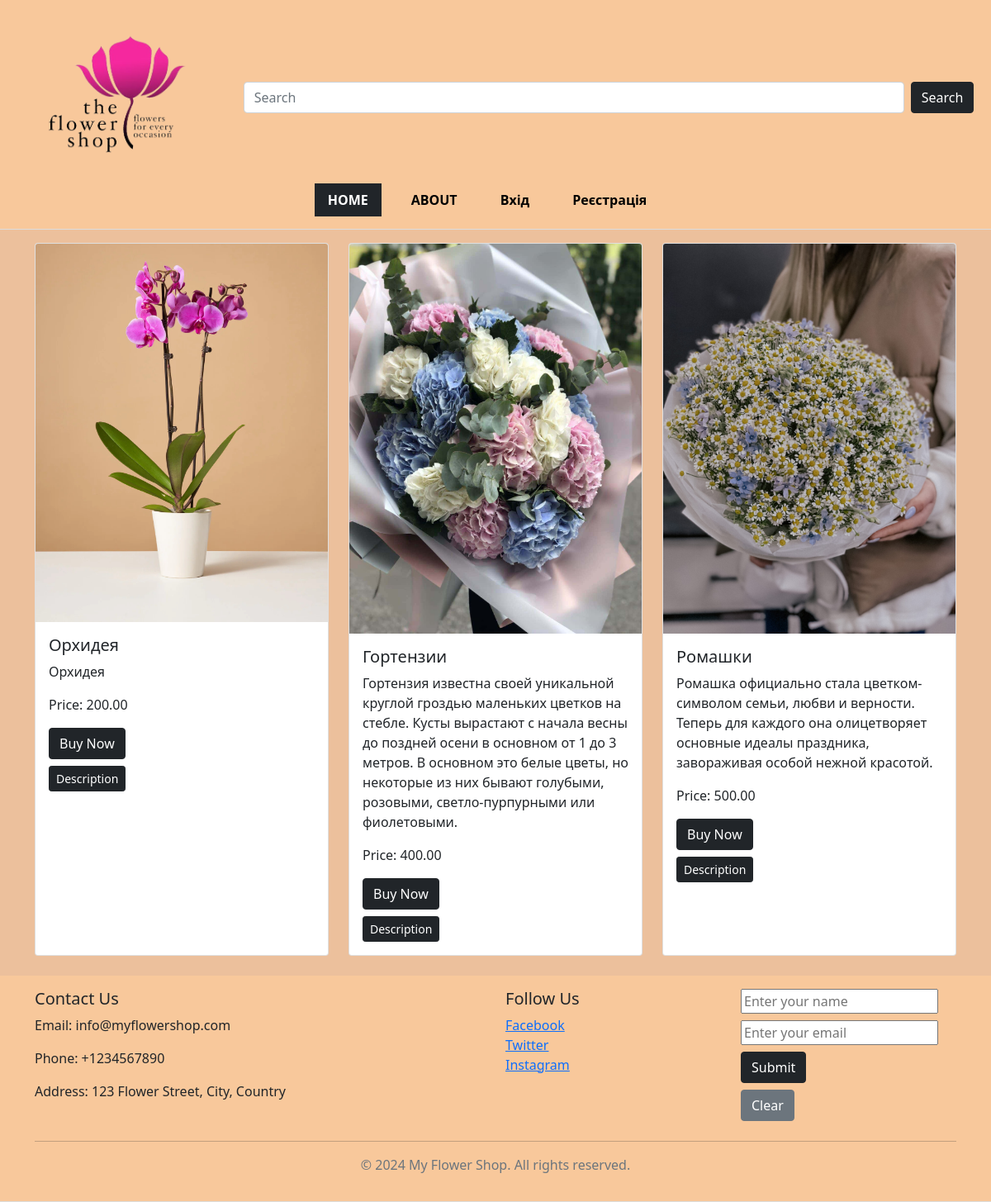
The app's page /, older data.
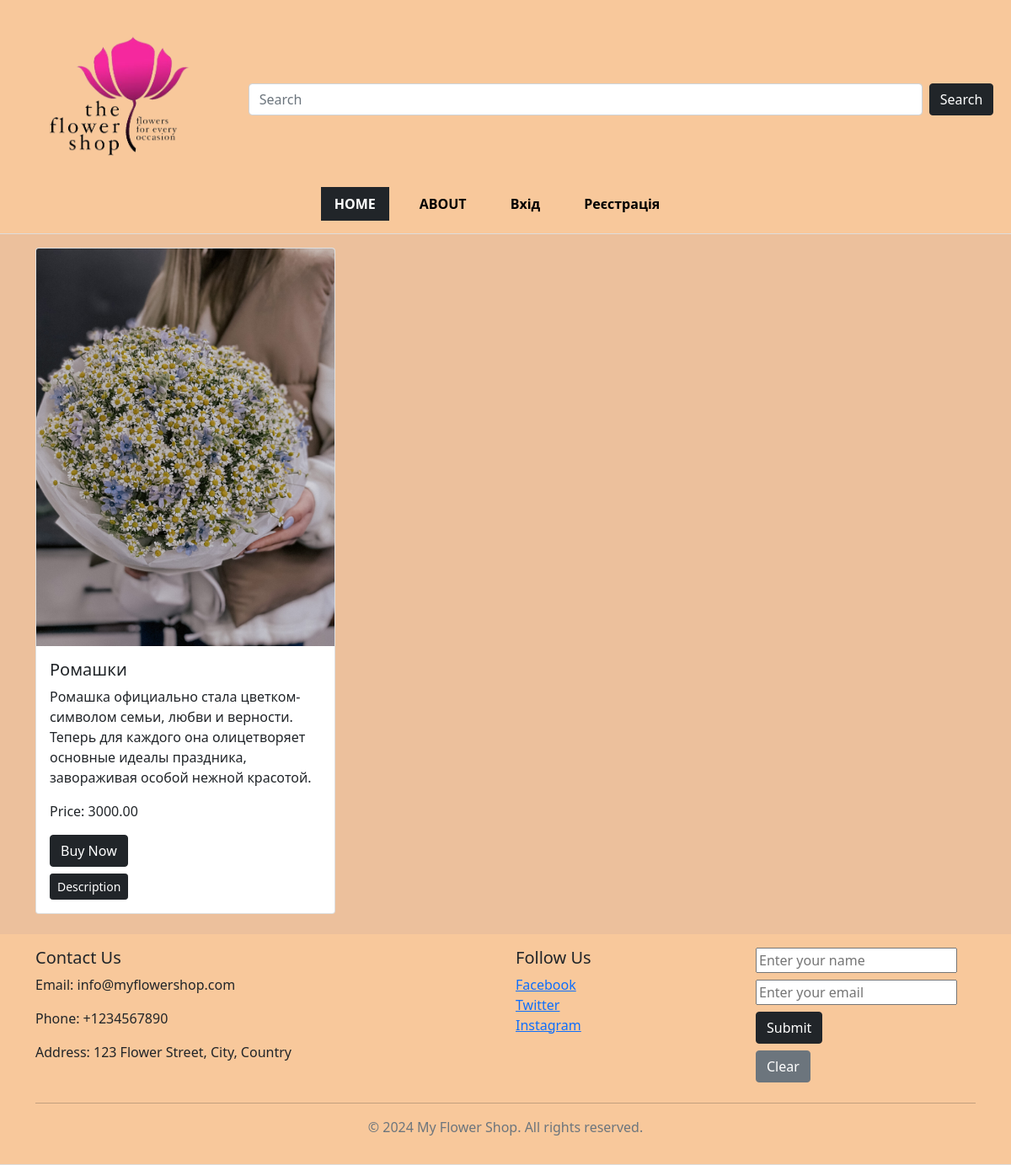
The same page, newer data.
### main/models.py (models this page shows, shortened)
class Product(models.Model):
    title = models.CharField(max_length=100)
    description = models.TextField()
    price = models.DecimalField(max_digits=10, decimal_places=2)
    image = models.ImageField(upload_to='static/img/')
    short_description = models.ForeignKey(ProductDescription, on_delete=models.SET_NULL, null=True)

### main/views.py (the view, shortened to what this page needs)
# urls.py: path('', views.home, name='home'),
def home(request):
    products = Product.objects.all()
    context = {'products': products}
    return render(request, 'main/home.html', context)

### templates/main/home.html (shortened to what this page needs)
{% extends 'main/base.html' %}

### templates/main/base.html (shortened to what the changed rows need)
<!DOCTYPE html>
<html lang="en">
<head>
    <link href="https://cdn.jsdelivr.net/npm/bootstrap@5.0.2/dist/css/bootstrap.min.css" rel="stylesheet"
>
    {% load static %}
    <link rel="stylesheet" href="{% static 'css/styles.css' %}">
</head>
<body>
    <main role="main" class="container">
        <div class="row">
            {% block product_content %}
            {% for product in products %}
            <div class="col-md-4 mb-4">
                <div class="card product-card">
                    <img src="{{ product.image.url }}" class="card-img-top" alt="{{ product.title }}">
                    <div class="card-body">
                        <h5 class="card-title">{{ product.title }}</h5>
                        <p class="card-text">{{ product.description }}</p>
                        <p class="card-text">Price: {{ product.price }}</p>
                        <a href="#" class="btn btn-dark mb-2">Buy Now</a>
                        <a href="{% url 'description' product.id %}" class="d-block"><button
                                class="btn btn-dark btn-sm">Description</button></a>
                    </div>
                </div>
            </div>
            {% endfor %}
            {% endblock %}
        </div>
    </main>
</body>
</html>

Row changes from the older to the newer data that the page shows:
removed Product: image (picture), title "Орхидея", description "Орхидея", price "200.00"
removed Product: image (picture), title "Гортензии", description "Гортензия известна своей уникальной круглой гроздью маленьких цветков на стебле. Кусты вырастают с начала весны до поздней осени в основном от 1 до 3 метров. В основном это белые цветы, но некоторые из них бывают голубыми, розовыми, светло-пурпурными или фиолетовыми.", price "400.00"
changed Product "Ромашки": price "500.00" → "3000.00"
